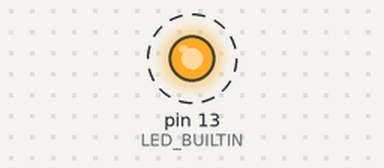
The sketch below on a simulated Arduino Uno, built with avr-gcc and run on an emulated ATmega328P. Parts: output pins drawn as LEDs (lit = HIGH). Dashed ring = blinking. What the sketch prints to the serial monitor is not drawn.

Above: at 0.5 s.
Timing chart, 0 to 4.6 s (numbered marks = the images above):
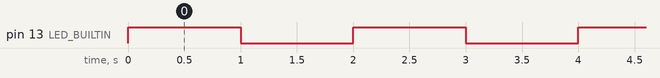

Measured:
- by itself, pin 13 (LED_BUILTIN): alternates HIGH for 1.0 s and LOW for 1.0 s

The sketch:

Blink.ino
```cpp
// the setup function runs once when you press reset or power the board
void setup() {
  // initialize digital pin LED_BUILTIN as an output.
  Serial.begin(115200);
  Serial.println();
  Serial.println("start...");
  pinMode(LED_BUILTIN, OUTPUT);
  digitalWrite(LED_BUILTIN, HIGH);
}

// the loop function runs over and over again forever
void loop() {
  Serial.println("off");
  digitalWrite(LED_BUILTIN, HIGH);  // turn the LED off (HIGH is the voltage level)
  delay(1000);                      // wait for a second
  Serial.println("on");
  digitalWrite(LED_BUILTIN, LOW);   // turn the LED on by making the voltage LOW
  delay(1000);                      // wait for a second
}
```
